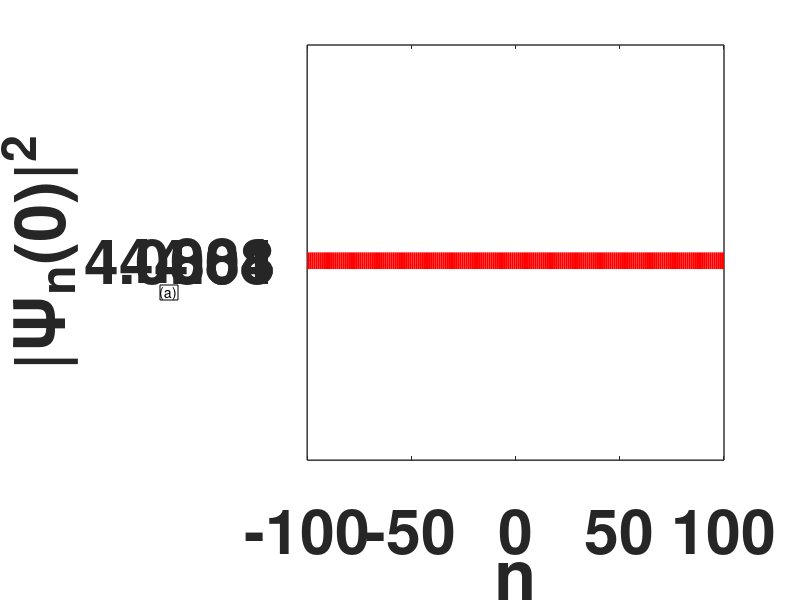

The MATLAB script that drew this image: (Note: a time limit stopped this script after it produced the figure.)
% author: BELOBO BELOBO DIDIER ACAS SEPT 08 2024
% RK4 method for disrete polaron Eq.(25) of Eur. Phys. J. B 90, 155 (2017) A generalized Davydov-Scott model for polarons in linear peptide chains J. Luo and B. M. A. G. Piette
% periodic BCs for bright solitons
% absorbing BCs for kinks and dark solitons

clear variables ;
close all ;
clc ;
tic 
% profile on
global N_0 R Q M_ Omega rho K J_1 chi beta Gamma gamma_ dt Mmax f_p0 omega_0
global f_p sigma delta sigdelta M epsi_ q E Fn c_0 a_0 fn N_00 phi0_p alph 
set(0,'defaultaxesfontsize',45, 'defaultaxesfontWeight','bold', 'defaultaxesLinewidth', 1);
format long g
% constants 
N_00 = 100 ; alph = 1000 ; 
hbar = 1.054e-34; %in Joule seconds, reduced Planck's constant
M_ = 1.774e-25 ; % peptide unit average mass in kg
Omega = 5.5e12 ; % in s^-1, natural angular frequency of slow phonon in alpha-helix
R = (1880*hbar/(M_*Omega))^0.5 ; % lattice spacing at equilibrium in meters
rho = 2.1 ;
K = Omega^2*M_ ;
J_1 = rho*hbar*Omega ;  % nearest-neighbour dipole interation energy
chi = 3.5e-11 ; % adiabaity parameters
beta = 0.6 ; % asymmetry parameter of the model
gamma_ = 0.005 ; %
q = 1.06e-19 ; % eletri charge of eletron
E = 1 ; %
Fn = 0.1 ; %

sigma = R*chi/(2*hbar*Omega) ;
delta = chi/(2*M_*R*Omega^2) ;
Gamma = gamma_*M_*Omega ;
epsi_ = q*E*R/(hbar*Omega) ;
ratios = sigma/delta ; 
neta1 = 2*pi/3 ;
q_ = 0.3; % (neta1 )/R  ; % 3*pi/R ; % good value  0.3 ;
% neta = 5*pi/4 ; m = 0 ; Q = (neta + 2*m*pi)/R ;
% Vg = 2*rho*R*sin(Q*R) ; M = rho*R^2*cos(Q*R) ;
% e_tcrit = - 8*sin(neta)/( 3*(1-beta^2) ) ; 
% e_t = e_tcrit - 2 ;
Q = q_ ; 
q_L = Q ; omega_L = 4*rho*sin(q_L*R/2)^2 ;
sigdelta = sigma*delta ;
M = rho*R^2*cos(Q*R) ; 
fn = Fn/(M_*R*Omega^2) ;
c_0 = 12*R^2*sigma^2*delta^2*(1-beta^2) ;
a_0 = (2*pi)^0.5*M ;
m11 = 4 ; dt = 10^(-m11) ; % in s, time step
% reduced constants for the right hand side
alpha_1 = 1i*sigma*delta*(1-beta^2)*dt ;
alpha_2 = 2*1i*sigma*delta*(1+beta^2)*dt ;
alpha_3 = 1i*rho*dt ;
alpha_4 = -2*1i*rho*dt ;
% right-hand side a1: psi_n+1, b1: psi_n-1, c1: psi_n, d1: time 
RHS_ = @(a1, b1, c1, d1) ( alpha_1*(conj(a1)*a1 + conj(b1)*b1) + ...
       alpha_2*conj(c1)*c1 )*c1 + alpha_3*(a1 + b1) + alpha_4*c1  ;
  % creation of grid points
N_ = 100 ; % number of discrete points
a  = R ; % lattice spacing
n1  = - N_ : N_ ;  % lattice grid
Nmax = length(n1) ; % number spatial grid points
t0 = 0 ; % initial time, in s
tf = 400 ; % final time, s 
omega_0 = 2*pi*5/tf ;
Mmax = round( ( tf-t0 )/dt ) + 1  ; %
t = t0:dt:tf ;
% tl = t(250)
% v=1;
% initial condition
  % x0: center of mass position, k: linear phase shift, 
  % b: nonlinear phase-shift or chirp
  % case 1 stationary bright soliton k=b=0 with homegeneous phase

N_0 = 9e-9 ;
% N_0 = - 2*M*(2*pi)^0.5*( - Vg*R*e_t )^0.5 /( R*sigma*delta*( 3*R*e_t*(1-beta^2) + 4*Vg ) ) ; % 9e-9 ; % good values 8e-9, 9e-9

% f_p0 = ( - Vg*R/e_t )^0.5 ; % (1/(4*sigdelta*N_0))*(a_0 + (c_0*N_0^2 + a_0^2).^0.5 ) ;
% f_p    = f_p0 ; % (1/4)*(M*sqrt(2)*sqrt(pi)+sqrt(-12*N_0^2*a^2*beta^2*delta^2*sigma^2+12*N_0^2*a^2*delta^2*sigma^2+2*M^2*pi))/(N_0*delta*sigma) ;
% alpha = 0 ;
% x01 = - 0.5*( 6*Vg*R*e_t*alpha*( beta^2 - 1 ) + M*R*e_t*( 1 - beta^2 ) + 4*Vg*( 3*M - 2*Vg*alpha ) ) ;
% x02 = Vg*( 3*R*e_t*( 1 - beta^2 ) + 4*Vg ) ;
% x0 = x01/x02 ;
% % phi0_p = ( sigma*delta*N_0/(2*pi)^0.5 )*( a^2*(beta^2-1)/f_p^3 + 4/f_p )...
% %        - M/( 2*f_p^2 )  ; 
% phi0_p = 0 ;
% phi_0p = phi0_p*t0 ; 
% Phi_npt0 = (N_0/(f_p*pi^0.5))^0.5.*exp( -(n1*a-x0).^2/(2*f_p^2) + 1i*phi_0p );
% % 
% % omega = 0.005 ;
% psi_np0 = (Phi_npt0.*exp(1i*(q_L*n1*a - omega_L*t0 ) ))';
% Amplp_max = (N_0/(f_p*pi^0.5))^0.5 ; 
% psint_p = psi_np0 + 0.001*Amplp_max*rand(Nmax,1) ;

% new stationary state : x0 = k = 0

% N_0 = M*sqrt(2*pi)*sqrt(3*(1-beta^2))/( 8*sigma*delta*R*(beta^2-1) ) ; % good values 8e-9, 9e-9
% f_p0 = R*sqrt( 3*( 1-beta^2 ) )/6  ;
% f_p    = f_p0 ;
% phi0_p = -( 8*sqrt(pi)*f_p0^3 )^(-1)*( N_0*sqrt(2)*sigma*delta*( 7*R^2*( 1 - beta^2 ) - 20*f_p0^2 ) + 8*M*f_p0*sqrt(pi) ) ; 
% phi_0p = phi0_p*t0 ; 
% Phi_npt0 = (N_0/(f_p*pi^0.5))^0.5.*exp( -(n1*a).^2/(2*f_p^2) + 1i*phi_0p );
% 
% omega = 0.005 ;
% psi_np0 = (Phi_npt0.*exp(1i*(q_L*n1*a - omega_L*t0 ) ))';
% Amplp_max = (N_0/(f_p*pi^0.5))^0.5 ; 
% psint_p = psi_np0 + 0.001*Amplp_max*rand(Nmax,1) ;

% MI code quest of solitary waves
Psi0 = 2 ; b01 = 0.01 ; omega01 = 0.01 ; q1 = 0.5 ;
psint_p = ( ( Psi0 + 2*b01*cos(q1*n1*R) ).*exp(1i*(q_L*R*n1 + 2*omega01*cos(q1*n1*a) ) ) )' ;
% psinp_t = zeros(Mmax, Nmax ) ;
psinp_t(1, 1:Nmax ) = psint_p ;  % psi_np0 ; 
umax( 1 ) = max( conj(psint_p).*psint_p ) ; 
% Pow_t(1, 1:Nmax) = conj(psint_p).*psint_p ;
% Phase_(1, 1:Nmax)  = angle( psint_p ) ; 
s = 1/6 ;
% construction of sol via variational approximation
% % stationary solution
% VA = VA_para_VECT('hom_p',t) ;
% VA_Q = ones(1,Mmax)'*Q ; 
% VA_Om = ones(1,Mmax)'*omega_L ;
% VA = [VA VA_Q VA_Om] ;
% Nt(1) = VA(1,1) ; % initial value of N  
% width_p(1) = VA(1,2) ; % initial value of f_p 
% width_m(1) = VA(1,2) ; % initial value of f_m numerical  
% phit(1) = VA(1,3) ;  % initial value of phi 
% Qt(1) = VA(1,4) ; % initial value of Q 
% omega_lt(1) = VA(1,5) ; % initial value of omega_l

% linear phase solution

% VA = VA_para_VECT('chirp_sta',t) ;
% VA_Q = ones(1,Mmax)'*Q ; 
% VA_Om = ones(1,Mmax)'*omega_L ;
% VA = [VA VA_Q VA_Om] ;

figure(1)
plot(n1, conj(psint_p).*psint_p, 'r', 'LineStyle', '-', 'LineWidth', 12)
xlabel('n')
% xticks([-600 -300 0 300 600])
yticks([4.0800 4.0804 4.0810])
ylabel('|\Psi_{n}(0)|^2')
% axis([-600 600 0 .00065]);
% legend({'ANAL', 'NUM'}, 'Box', 'off')
dim = [0.2 0.5 0.3 0.3] ;
Str15 = '(a)' ;
annotation('textbox', dim, 'String', Str15, 'FitBoxToText', 'on') ;
saveas(gcf, 'FIG3A.fig' )

% figure
% plot(n1, conj(psi_np0).*psi_np0, 'r', 'LineStyle', '-.', 'LineWidth', 8)
% xlabel('n')
% % xticks([-600 -300 0 300 600])
% ylabel('|\Psi_{n}(0)|^2')
% % axis([-600 600 0 .00065]);
% % legend({'ANAL', 'NUM'}, 'Box', 'off')
% dim = [0.2 0.5 0.3 0.3] ;
% Str15 = '(a)' ;
% annotation('textbox', dim, 'String', Str15, 'FitBoxToText', 'on') ;
% saveas(gcf, 'FIG1A.fig' )

% clmn = length(VA(1,:)) ; % VA parameters
% Err = zeros(Mmax,clmn) ; % initial value of error matrix between anal ans numerics
 
% K1 = zeros(1,Nmax) ; K2 = zeros(1,Nmax) ; 
% K3 = zeros(1,Nmax) ; K4 = zeros(1,Nmax) ; 

% RK4 LOOP WITH VECTORIZE RHS
e22 = ones(Nmax,1); 
AA = spdiags([e22 -2*e22 e22], [-1 0 1], Nmax, Nmax) ; % vect for centered finite differences
AA(1,Nmax) = 1 ;  AA(Nmax,1) = 1 ;  % periodic BCs
BB = spdiags([e22*0 -2*e22*0 e22], [-1 0 1], Nmax, Nmax) ; %  upper digaonal 
BB(Nmax,1) = 1 ;  % periodic BCs
QQ = spdiags([e22 -2*e22*0 e22*0], [-1 0 1], Nmax, Nmax) ; %  lower diagonal
QQ(1,Nmax) = 1 ;    % periodic BCs

m1 = 1 ; t1(m1) = 0 ; m0 = (Mmax-1)/1000 ; 
Egy = zeros(1,Mmax) ; 
s00 = 0 ; s001 = 0 ; 
for n = 1:Nmax-1
        s00 = s00 -rho*( conj(psint_p(n+1))*psint_p(n) + ...
              conj(psint_p(n))*psint_p(n+1) ) ;
        s001 = s001 + 0.5*chi^2*(conj(psint_p(n)).*psint_p(n))^2 ; 
end
    
    s001 = s001 + 0.5*chi^2*(conj(psint_p(Nmax)).*psint_p(Nmax))^2 ; 
    
    Egy(1) = s00 + s001 ;
for m = 2: Mmax
    % 1st RK function
%     P11 = conj(psint_p).*psint_p ;
    K1 = alpha_1*( BB*( conj(psint_p).*psint_p ) + QQ*( conj(psint_p).*psint_p ) ... % alpha_1*( QQ*P11 )*psint_p ...
         + alpha_2*conj(psint_p).*psint_p ).*psint_p + alpha_3*AA*psint_p ;
    % actualize the vaiable \psi_n
    psint_p1 = psint_p + 0.5*K1 ;
    % 2nd RK function
    K2 = alpha_1*( BB*( conj(psint_p1).*psint_p1 ) + QQ*( conj(psint_p1).*psint_p1 ) ... % alpha_1*( QQ*P11 )*psint_p ...
         + alpha_2*conj(psint_p1).*psint_p1 ).*psint_p1 + alpha_3*AA*psint_p1 ;
    % actualize the vaiable \psi_n
    psint_p2 = psint_p + 0.5*K2 ;
    % 3rd RK function
    K3 = alpha_1*( BB*( conj(psint_p2).*psint_p2 ) + QQ*( conj(psint_p2).*psint_p2 ) ... % alpha_1*( QQ*P11 )*psint_p ...
         + alpha_2*conj(psint_p2).*psint_p2 ).*psint_p2 + alpha_3*AA*psint_p2 ;
    % actualize the vaiable \psi_n
    psint_p3 = psint_p + K3 ;
    % 4th RK function
    K4 = alpha_1*( BB*( conj(psint_p3).*psint_p3 ) + QQ*( conj(psint_p3).*psint_p3 ) ... % alpha_1*( QQ*P11 )*psint_p ...
         + alpha_2*conj(psint_p3).*psint_p3 ).*psint_p3 + alpha_3*AA*psint_p3 ;
    % adance solution in time
    psint_p = psint_p + s*(K1 +2*K2 + 2*K3 + K4 ) ; 
    % energy computation
%     E1a = 0 ; E1b = 0 ;
%     for n = 1:Nmax-1
%         E1a = E1a -rho*( conj(psint_p(n+1))*psint_p(n) + ...
%               conj(psint_p(n))*psint_p(n+1) ) ;
%         E1b = E1b + 0.5*chi^2*(conj(psint_p(n)).*psint_p(n))^2 ; 
%     end
%     
%     E1b = E1b + 0.5*chi^2*(conj(psint_p(Nmax)).*psint_p(Nmax))^2 ; 
%     Egy(m) = E1a + E1b ;
        
%     psinp_t(m, 1:Nmax ) = psint_p ;
    % saving sol in time-space matrix
    if mod(m,m0) == 0
        m1 = m1 + 1 ;
        t1(m1) = m*dt ;
        psinp_t(m1, 1:Nmax ) = psint_p ;  c45 = max(abs(psinp_t).^2) ;
        umax( m1 ) = max( conj(psint_p).*psint_p ) ;
    end
    
    % LEAST SQUARE FITTING 
% X0 = VA(1, :) ; % abritrary initial guess
%       % case 1 stationary bright soliton x0=0, k=b=0 with homegeneous
% func_model = @(X,u1) ( X(1)/( X(2)*pi^0.5 ) )^0.5*exp( -u1.^2*a^2/(2*X(2)^2) + ...
%      1i*( X(3) + X(4)*u1*a - X(5)*t(m) )  ) ;
% % re22 = size(func_model(X0,n1));
% % re33 = size(psint_p);
% opts = optimset('Algorithm','levenberg-marquardt','Display','off');% 'Algorithm','levenberg-marquardt' since complex values
% % [VAestimated] = lsqnonlin(Fittinfunc1,VA0,[],[],opts);    
% [Xestimated] = lsqcurvefit(func_model,X0, n1, psint_p', [],[],opts); 
% Err(m,:) = abs(VA(m,:)-Xestimated) ;
    
end

% uu = psinp_t(1:250:Mmax, : ) ; t1 = t(1:250:Mmax) ;
% figure(99)
% plot(t, Egy, 'b', 'LineStyle', '-', 'LineWidth', 8 )                                                                                                                                         
% xlabel('t')
% ylabel('energy')
% dim = [0.2 0.5 0.3 0.3] ;
% Str15 = '(a)' ;
% annotation('textbox', dim, 'String', Str15, 'FitBoxToText', 'on') ;
% saveas(gcf, 'FIG2.fig' )
figure(2)
plot(t1, umax, 'r', 'LineStyle', '-', 'LineWidth', 12) ;
xlabel('t')
% xticks([-600 -300 0 300 600])
ylabel('Max|\Psi_{n}(t)|^2')
% axis([-600 600 0 .00065]);
%legend({'ANAL', 'NUM'}, 'Box', 'off')
dim = [0.2 0.5 0.3 0.3] ;
Str15 = '(a)' ;
annotation('textbox', dim, 'String', Str15, 'FitBoxToText', 'on') ;
saveas(gcf, 'FIG9B.fig')

figure(11)
mesh(n1, t1, abs(psinp_t).^2)
% mesh(n1, t1, abs(uu).^2)
grid off
xlabel('n')
% xticks([-4 -2 0 2 4])
% xticks([-40 -20 0 20 40]) 
ylabel('t')
% yticks([0 20 40 60 80 100])
% yticks([0 7 14 18])
zlabel('|\Psi_{n}(x,t)|^2')
% axis([-4 4 0 Z(end) 0 6.5]);
% axis([-40 40 0 t1(end) 0 1]);
% title('|\Psi_{1}(n,t)|^2')
rotate_labels(gca);
call_when_rotates = @(~,~,hax)(rotate_labels(hax));
hrot = rotate3d;
set(hrot,'ActionPreCallBack',...
@(hfig,event_data)(set(hfig,'WindowButtonMotionFcn',{call_when_rotates event_data.Axes})));
set(hrot,'ActionPostCallBack',@(hfig,~)(set(hfig,'WindowButtonMotionFcn','')));
dim = [0.2 0.5 0.3 0.3] ;
Str15 = '(f)' ;
annotation('textbox', dim, 'String', Str15, 'FitBoxToText', 'on') ;
saveas(gcf, 'FIG3F.fig' )

% toc

n_00= m0 ; n_2 = 2*n_00 ; n_3 = 3*n_00 ; n_4 = 4*n_00 ;
al_25 = 2.5*10^(m11) ; m_al = al_25/m0 ; t_25 = 1 + m_al ;
% figure(1000)
% % plot(n1, abs(psint_anal_n_00).^2, 'b', 'LineStyle', '-', 'LineWidth', 8) ; 
% hold on
% plot(n1, abs(psinp_t(t_25,:)).^2, 'r', 'LineStyle', ':', 'LineWidth', 6) ;
% xlabel('n')
% % xticks([-600 -300 0 300 600])
% ylabel('|\Psi_{n}(2.5)|^2')
% % axis([-600 600 0 .00065]);
% %legend({'ANAL', 'NUM'}, 'Box', 'off')
% dim = [0.2 0.5 0.3 0.3] ;
% Str15 = '(b)' ;
% annotation('textbox', dim, 'String', Str15, 'FitBoxToText', 'on') ;
% saveas(gcf, 'FIG1B.fig' )

% case 1: stationary analytical sol at a specified time

% psint_anal_n_00 = ( VA(n_00+1,1)/(VA(n_00+1,2)*pi^0.5) )^0.5*...
%                  exp( -(n1*R).^2/( 2*VA(n_00+1,2)^2 ) + ... 
%                  1i*( VA(n_00+1,3) + VA(n_00+1,4)*n1*a - ...
%                  VA(n_00+1,5)*t(n_00+1) ) ) ;
psint_p_n_00 = psinp_t(450, : ) ;

figure(100)
% plot(n1, abs(psint_anal_n_00).^2, 'b', 'LineStyle', '-', 'LineWidth', 8) ; 
% hold on
plot(n1, abs(psint_p_n_00).^2, 'r', 'LineStyle', '-', 'LineWidth', 12) ;
xlabel('n')
% xticks([-600 -300 0 300 600])
ylabel('|\Psi_{n}(45)|^2')
% axis([-600 600 0 .00065]);
%legend({'ANAL', 'NUM'}, 'Box', 'off')
dim = [0.2 0.5 0.3 0.3] ;
Str15 = '(b)' ;
annotation('textbox', dim, 'String', Str15, 'FitBoxToText', 'on') ;
saveas(gcf, 'FIG3B.fig' )

% psint_anal_200 = ( VA(n_2+1,1)/(VA(n_2+1,2)*pi^0.5) )^0.5*...
%                  exp( -(n1*R).^2/( 2*VA(n_2+1,2)^2 ) + ... 
%                  1i*( VA(n_2+1,3) + VA(n_2+1,4)*n1*a - ...
%                  VA(n_2+1,5)*t(n_2+1) ) ) ;
psint_p_200 = psinp_t(600, : ) ;

figure(200)
% plot(n1, abs(psint_anal_200).^2, 'b', 'LineStyle', '-', 'LineWidth', 8) ; 
% hold on
plot(n1, abs(psint_p_200).^2, 'r', 'LineStyle', '-', 'LineWidth', 12) ;
xlabel('n')
% xticks([-600 -300 0 300 600])
ylabel('|\Psi_{n}(60)|^2')
% axis([-600 600 0 .00065]);
% legend({'ANAL', 'NUM'}, 'Box', 'off')
dim = [0.2 0.5 0.3 0.3] ;
Str15 = '(c)' ;
annotation('textbox', dim, 'String', Str15, 'FitBoxToText', 'on') ;
saveas(gcf, 'FIG3C.fig' )

% psint_anal_300 = ( VA(n_3+1,1)/(VA(n_3+1,2)*pi^0.5) )^0.5*...
%                  exp( -(n1*R).^2/( 2*VA(n_3+1,2)^2 ) + ... 
%                  1i*( VA(n_3+1,3) + VA(n_3+1,4)*n1*a - ...
%                  VA(n_3+1,5)*t(n_3+1) ) ) ;
psint_p_300 = psinp_t(800, : ) ;

figure(300)
% plot(n1, abs(psint_anal_300).^2, 'b', 'LineStyle', '-', 'LineWidth', 8) ; 
% hold on
plot(n1, abs(psint_p_300).^2, 'r', 'LineStyle', '-', 'LineWidth', 12) ;
xlabel('n')
% xticks([-600 -300 0 300 600])
ylabel('|\Psi_{n}(80)|^2')
% axis([-600 600 0 .00065]);
% legend({'ANAL', 'NUM'}, 'Box', 'off')
dim = [0.2 0.5 0.3 0.3] ;
Str15 = '(d)' ;
annotation('textbox', dim, 'String', Str15, 'FitBoxToText', 'on') ;
saveas(gcf, 'FIG3D.fig' )

% psint_anal_400 = ( VA(n_4+1,1)/(VA(n_4+1,2)*pi^0.5) )^0.5*...
%                  exp( -(n1*R).^2/( 2*VA(n_4+1,2)^2 ) + ... 
%                  1i*( VA(n_4+1,3) + VA(n_4+1,4)*n1*a - ...
%                  VA(n_4+1,5)*t(n_4+1) ) ) ;
psint_p_400 = psinp_t(900, : ) ;

figure(400)
% plot(n1, abs(psint_anal_400).^2, 'b', 'LineStyle', '-', 'LineWidth', 8) ; 
% hold on
plot(n1, abs(psint_p_400).^2, 'r', 'LineStyle', '-', 'LineWidth', 12) ;
xlabel('n')
% xticks([-600 -300 0 300 600])
ylabel('|\Psi_{n}(90)|^2')
% axis([-600 600 0 .00065]);
% legend({'ANAL', 'NUM'}, 'Box', 'off')
dim = [0.2 0.5 0.3 0.3] ;
Str15 = '(e)' ;
annotation('textbox', dim, 'String', Str15, 'FitBoxToText', 'on') ;
saveas(gcf, 'FIG3E.fig' )

% Err_N = Err(:,1)' ; % abs error anal vs num N parameter
% Err_fp = Err(:,2)' ; % abs error anal vs num width parameter
% Err_phi = Err(:,3)' ; % abs error anal vs num phi parameter
% Err_Q = Err(:,4)' ; % abs error anal vs num Q parameter
% Err_omega_L = Err(:,5)' ; % abs error anal vs num omega parameter
% 
% figure(101)
% plot(t,Err_N, 'b', 'LineStyle', '-', 'LineWidth', 4) ;
% hold on
% plot(t,Err_fp, 'r', 'LineStyle', ':', 'LineWidth', 4 )
% % hold on
% % plot(t,Err_phi, 'g', 'LineStyle', '-.', 'LineWidth', 4 )
% hold on
% plot(t,Err_Q, 'c', 'LineStyle', '--', 'LineWidth', 4 )
% hold on
% plot(t,Err_omega_L, 'm+', 'LineStyle', ':', 'LineWidth', 4 )
% xlabel('t')
% % xticks([-600 -300 0 300 600])
% ylabel('errors')
% % axis([-600 600 0 .00065]);
% dim = [0.2 0.5 0.3 0.3] ;
% Str15 = '(e)' ;
% annotation('textbox', dim, 'String', Str15, 'FitBoxToText', 'on') ;
% saveas(gcf, 'FIG1E.fig' )
%legend({'ErrN(t)', 'Errfp(t)', 'ErrQ(t)', 'Err\omega(t)'}, 'Box', 'off')

% CASE 2 LINEAR PHASE
% psint_anal_n_00 = ( VA(n_00+1,1)/( VA(n_00+1,2)*pi^0.5 ) )^0.5*exp( -( n1*a-VA(n_00+1,3) ).^2/(2*VA(n_00+1,2)^2) + ...
%      1i*( VA(n_00+1,4)*( n1*a-VA(n_00+1,3) ) + VA(n_00+1,5) + n1*a*VA(n_00+1,6) - VA(n_00+1,7)*t(n_00+1) ) )  ;
% 
% psint_p_n_00 = psinp_t(2, : ) ;
% 
% figure(100)
% plot(n1, abs(psint_anal_n_00).^2, 'b', 'LineStyle', '-', 'LineWidth', 8) ; 
% hold on
% plot(n1, abs(psint_p_n_00).^2, 'r', 'LineStyle', ':', 'LineWidth', 6) ;
% xlabel('n')
% % xticks([-600 -300 0 300 600])
% ylabel('|\Psi_{n}(100\tau)|^2')
% % axis([-600 600 0 .00065]);
% legend({'ANAL', 'NUM'}, 'Box', 'off')
% dim = [0.2 0.5 0.3 0.3] ;
% Str15 = '(a)' ;
% annotation('textbox', dim, 'String', Str15, 'FitBoxToText', 'on') ;
% saveas(gcf, 'FIG1A.fig' )
%  
%  psint_anal_200 = ( VA(n_2+1,1)/( VA(n_2+1,2)*pi^0.5 ) )^0.5*exp( -( n1*a-VA(n_2+1,3) ).^2/(2*VA(n_2+1,2)^2) + ...
%      1i*( VA(n_2+1,4)*( n1*a-VA(n_2+1,3) ) + VA(n_2+1,5) + n1*a*VA(n_2+1,6) - VA(n_2+1,7)*t(n_2+1) ) )  ;
% 
% psint_p_200 = psinp_t(3, : ) ;
% 
% figure(200)
% plot(n1, abs(psint_anal_200).^2, 'b', 'LineStyle', '-', 'LineWidth', 8) ; 
% hold on
% plot(n1, abs(psint_p_200).^2, 'r', 'LineStyle', ':', 'LineWidth', 6) ;
% xlabel('n')
% % xticks([-600 -300 0 300 600])
% ylabel('|\Psi_{n}(200\tau)|^2')
% % axis([-600 600 0 .00065]);
% legend({'ANAL', 'NUM'}, 'Box', 'off')
% dim = [0.2 0.5 0.3 0.3] ;
% Str15 = '(b)' ;
% annotation('textbox', dim, 'String', Str15, 'FitBoxToText', 'on') ;
% saveas(gcf, 'FIG1B.fig' ) 
% 
% psint_anal_300 = ( VA(n_3+1,1)/( VA(n_3+1,2)*pi^0.5 ) )^0.5*exp( -( n1*a-VA(n_3+1,3) ).^2/(2*VA(n_3+1,2)^2) + ...
%      1i*( VA(n_3+1,4)*( n1*a-VA(n_3+1,3) ) + VA(n_3+1,5) + n1*a*VA(n_3+1,6) - VA(n_3+1,7)*t(n_3+1) ) )  ;
% 
% psint_p_300 = psinp_t(4, : ) ;
% 
% figure(300)
% plot(n1, abs(psint_anal_300).^2, 'b', 'LineStyle', '-', 'LineWidth', 8) ; 
% hold on
% plot(n1, abs(psint_p_300).^2, 'r', 'LineStyle', ':', 'LineWidth', 6) ;
% xlabel('n')
% % xticks([-600 -300 0 300 600])
% ylabel('|\Psi_{n}(300\tau)|^2')
% % axis([-600 600 0 .00065]);
% legend({'ANAL', 'NUM'}, 'Box', 'off')
% dim = [0.2 0.5 0.3 0.3] ;
% Str15 = '(c)' ;
% annotation('textbox', dim, 'String', Str15, 'FitBoxToText', 'on') ;
% saveas(gcf, 'FIG1C.fig' ) 
% 
% psint_anal_400 = ( VA(n_4+1,1)/( VA(n_4+1,2)*pi^0.5 ) )^0.5*exp( -( n1*a-VA(n_4+1,3) ).^2/(2*VA(n_4+1,2)^2) + ...
%      1i*( VA(n_4+1,4)*( n1*a-VA(n_4+1,3) ) + VA(n_4+1,5) + n1*a*VA(n_4+1,6) - VA(n_4+1,7)*t(n_4+1) ) )  ;
% 
% psint_p_400 = psinp_t(5, : ) ;
% 
% figure(400)
% plot(n1, abs(psint_anal_400).^2, 'b', 'LineStyle', '-', 'LineWidth', 8) ; 
% hold on
% plot(n1, abs(psint_p_400).^2, 'r', 'LineStyle', ':', 'LineWidth', 6) ;
% xlabel('n')
% % xticks([-600 -300 0 300 600])
% ylabel('|\Psi_{n}(400\tau)|^2')
% % axis([-600 600 0 .00065]);
% legend({'ANAL', 'NUM'}, 'Box', 'off')
% dim = [0.2 0.5 0.3 0.3] ;
% Str15 = '(d)' ;
% annotation('textbox', dim, 'String', Str15, 'FitBoxToText', 'on') ;
% saveas(gcf, 'FIG1D.fig' ) 

% Err_N = Err(:,1)' ; % abs error anal vs num N parameter
% Err_fp = Err(:,2)' ; % abs error anal vs num width parameter
% Err_x0 = Err(:,3)' ; % abs error anal vs num x0 parameter
% Err_k = Err(:,4)' ; % abs error anal vs num k parameter
% Err_phi = Err(:,5)' ; % abs error anal vs num phi parameter
% Err_Q = Err(:,6)' ; % abs error anal vs num Q parameter
% Err_omega_L = Err(:,7)' ; % abs error anal vs num omega parameter

% figure(101)
% % plot(t,Err(:,1)', 'b', 'LineStyle', '-', 'LineWidth', 4) ;
% plot(t,Err_N, 'b', 'LineStyle', '-', 'LineWidth', 4) ;
% hold on
% % plot(t,Err(:,2)', 'r', 'LineStyle', ':', 'LineWidth', 4 )
% plot(t,Err_fp, 'r', 'LineStyle', ':', 'LineWidth', 4 )
% hold on
% % plot(t,Err_phi, 'g', 'LineStyle', '--', 'LineWidth', 4 )
% % plot(t,Err(:,4)', 'c', 'LineStyle', '-.', 'LineWidth', 4 )
% plot(t,Err_x0, 'g', 'LineStyle', '--', 'LineWidth', 4 )
% hold on
% % plot(t,Err_k, 'y', 'LineStyle', '-.', 'LineWidth', 4 )
% % hold on
% plot(t,Err_Q, 'yo', 'LineStyle', ':', 'LineWidth', 4 )
% hold on
% % plot(t,Err(:,5)', 'm', 'LineStyle', '-', 'LineWidth', 4 )
% plot(t,Err_omega_L, 'm+', 'LineStyle', '--', 'LineWidth', 4 )
% xlabel('t')
% % xticks([-600 -300 0 300 600])
% ylabel('errors')
% % axis([-600 600 0 .00065]);
% dim = [0.2 0.5 0.3 0.3] ;
% Str15 = '(e)' ;
% annotation('textbox', dim, 'String', Str15, 'FitBoxToText', 'on') ;
% saveas(gcf, 'FIG1E.fig' )
% % legend({'Err_N(t)', 'Err_f_p(t)', 'Err_x0(t)', 'Err_k(t)', 'Err_phi(t)', 'Err_Q(t)', 'Err_\omega(t)'}, 'Box', 'off')
% legend({'ErrN(t)', 'Errfp(t)', 'Errx0(t)', 'ErrQ(t)', 'Err\omega(t)'}, 'Box', 'off')
 
% profile viewer


% psint_anal_1000 = ( VA(1000,1)/(VA(1000,2)*pi^0.5) )^0.5*...
%                  exp( -(n1*R).^2/( 2*VA(1000,2)^2 ) + ... 
%                  1i*( VA(1000,3) + VA(1000,4)*n1*a - ...
%                  VA(1000,5)*t(1000) ) ) ;
% psint_p_1000 = psinp_t(1000, : ) ;
% figure(1000)
% plot(n1, abs(psint_anal_1000).^2, 'b', 'LineStyle', '-', 'LineWidth', 8) ; 
% hold on
% plot(n1, abs(psint_p_1000).^2, 'r', 'LineStyle', ':', 'LineWidth', 6) ;




toc   
  
    
    
 
